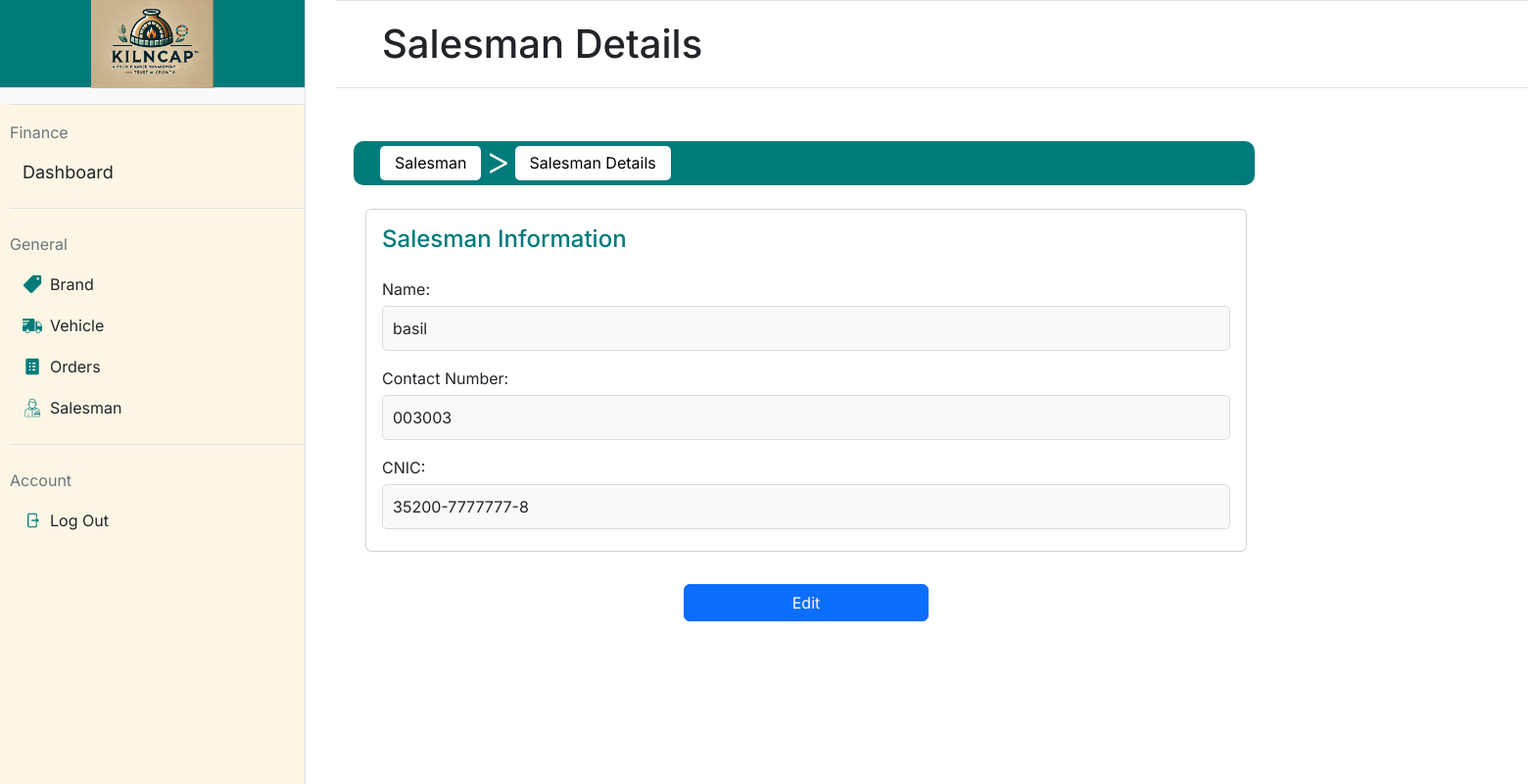
The app's page /salesman/2 (signed in) with its own data.
### models/salesman.py (models this page shows, shortened)
class Salesman(db.Model):
    __tablename__ = 'salesmen'
    id = db.Column(db.Integer, primary_key=True)  # Salesman ID (Primary Key)
    name = db.Column(db.String(100), nullable=False)  # Salesman's name
    contact_no = db.Column(db.String(15), unique=True, nullable=False)  # Salesman's contact number
    cnic = db.Column(db.String(15), unique=True, nullable=False)  # Salesman's CNIC (Computerized National Identity Card)

### app.py (the view)
@app.route('/salesman/<int:salesman_id>', methods=['GET'])
@login_required
def salesman_details(salesman_id):
    salesman = Salesman.query.get_or_404(salesman_id)  # Fetch the salesman by ID or return 404 if not found
    return render_template('salesman_details.html', salesman=salesman)

### app.py (called while the page is built)
@login_manager.user_loader
def load_user(user_id):
    return User.query.get(int(user_id))

### models/user.py (called while the page is built)
    @property
    def is_active(self):
        return True

### templates/salesman_details.html (shortened to what this page needs)
{% extends "base.html" %}
{% block mainheading %}
Salesman Details
{% endblock %}
{% block maincontent %}
<nav class="navbar navbar-expand-lg"
    style="background-color: #007b7b; border-radius: 10px; padding: 5px 15px; height: 45px; width: 920px;">
    <div class="container-fluid d-flex align-items-center">
        <div class="collapse navbar-collapse" id="navbarNav">
            <ul class="navbar-nav d-flex align-items-center">
                <li class="nav-item">
                    <a class="nav-link text-black"
                        href="{{ url_for('salesman') }}"
                        style="background-color: white; color: black; border-radius: 5px; padding: 5px 15px; height: 35px; line-height: 25px; transition: all 0.3s ease; text-decoration: none;"
                        onmouseover="this.style.backgroundColor='#f0f0f0'; this.style.color='white';"
                        onmouseout="this.style.backgroundColor='white'; this.style.color='black';">Salesman</a>
                </li>
                <li class="mx-1"
                    style="color: white;padding-bottom: 5px; font-size: 40px; font-weight:300">&gt;</li>
                <li class="nav-item">
                    <a class="nav-link text-black" href="#"
                        style="background-color: white; color: black; border-radius: 5px; padding: 5px 15px; height: 35px; line-height: 25px; text-decoration: none;">Salesman
                        Details</a>
                </li>
            </ul>
        </div>
    </div>
</nav>
<div class="container mt-4">
    <div class="card" style="width: 900px; height: 350px;">
        <div class="card-body">
            <h4 class="card-title mb-4" style="color: #007b7b;">Salesman
                Information</h4>
            <div class="mb-3">
                <label class="form-label"
                    style="margin-bottom: 5px;">Name:</label>
                <div
                    style="background-color: #f9f9f9; padding: 10px; border-radius: 5px; border: 1px solid #dcdcdc;">
                    {{ salesman.name }}
                </div>
            </div>
            <div class="mb-3">
                <label class="form-label" style="margin-bottom: 5px;">Contact
                    Number:</label>
                <div
                    style="background-color: #f9f9f9; padding: 10px; border-radius: 5px; border: 1px solid #dcdcdc;">
                    {{ salesman.contact_no }}
                </div>
            </div>
            <div class="mb-3">
                <label class="form-label"
                    style="margin-bottom: 5px;">CNIC:</label>
                <div
                    style="background-color: #f9f9f9; padding: 10px; border-radius: 5px; border: 1px solid #dcdcdc;">
                    {{ salesman.cnic }}
                </div>
            </div>
        </div>
        <div class="text-center mt-4">
            <a href="{{ url_for('edit_salesman', salesman_id=salesman.id) }}"
                class="btn btn-primary" style="width: 250px;">Edit</a>
        </div>
    </div>
</div>
{% endblock %}

### static/styles.css (style rules this page uses)
body { font-family: "Inter"; margin: 0; height: 100vh; display: flex; }
.container { display: flex; width: 100%; height: 50vh; }

### records on screen
Salesman: name "basil", contact_no "003003", cnic "35200-7777777-8"
